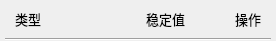
<?xml version="1.0" encoding="UTF-8"?>
<ui version="4.0">
 <class>MyListHeadItem</class>
 <widget class="QWidget" name="MyListHeadItem">
  <property name="geometry">
   <rect>
    <x>0</x>
    <y>0</y>
    <width>276</width>
    <height>41</height>
   </rect>
  </property>
  <property name="sizePolicy">
   <sizepolicy hsizetype="Expanding" vsizetype="Expanding">
    <horstretch>0</horstretch>
    <verstretch>0</verstretch>
   </sizepolicy>
  </property>
  <property name="windowTitle">
   <string>Form</string>
  </property>
  <layout class="QVBoxLayout" name="verticalLayout">
   <property name="spacing">
    <number>0</number>
   </property>
   <property name="leftMargin">
    <number>5</number>
   </property>
   <property name="topMargin">
    <number>0</number>
   </property>
   <property name="rightMargin">
    <number>5</number>
   </property>
   <property name="bottomMargin">
    <number>0</number>
   </property>
   <item>
    <layout class="QHBoxLayout" name="horizontalLayout">
     <property name="spacing">
      <number>50</number>
     </property>
     <property name="leftMargin">
      <number>10</number>
     </property>
     <property name="rightMargin">
      <number>10</number>
     </property>
     <item>
      <widget class="QLabel" name="label">
       <property name="sizePolicy">
        <sizepolicy hsizetype="Expanding" vsizetype="Preferred">
         <horstretch>0</horstretch>
         <verstretch>0</verstretch>
        </sizepolicy>
       </property>
       <property name="font">
        <font>
         <family>微软雅黑</family>
         <pointsize>10</pointsize>
        </font>
       </property>
       <property name="text">
        <string>类型</string>
       </property>
      </widget>
     </item>
     <item>
      <widget class="QLabel" name="label_2">
       <property name="sizePolicy">
        <sizepolicy hsizetype="Preferred" vsizetype="Preferred">
         <horstretch>0</horstretch>
         <verstretch>0</verstretch>
        </sizepolicy>
       </property>
       <property name="font">
        <font>
         <family>微软雅黑</family>
         <pointsize>10</pointsize>
        </font>
       </property>
       <property name="text">
        <string>稳定值</string>
       </property>
      </widget>
     </item>
     <item>
      <widget class="QLabel" name="label_3">
       <property name="sizePolicy">
        <sizepolicy hsizetype="Preferred" vsizetype="Preferred">
         <horstretch>0</horstretch>
         <verstretch>0</verstretch>
        </sizepolicy>
       </property>
       <property name="font">
        <font>
         <family>微软雅黑</family>
         <pointsize>10</pointsize>
        </font>
       </property>
       <property name="text">
        <string>操作</string>
       </property>
      </widget>
     </item>
    </layout>
   </item>
   <item>
    <widget class="Line" name="line">
     <property name="sizePolicy">
      <sizepolicy hsizetype="Expanding" vsizetype="Fixed">
       <horstretch>0</horstretch>
       <verstretch>0</verstretch>
      </sizepolicy>
     </property>
     <property name="orientation">
      <enum>Qt::Horizontal</enum>
     </property>
    </widget>
   </item>
  </layout>
 </widget>
 <resources/>
 <connections/>
</ui>
